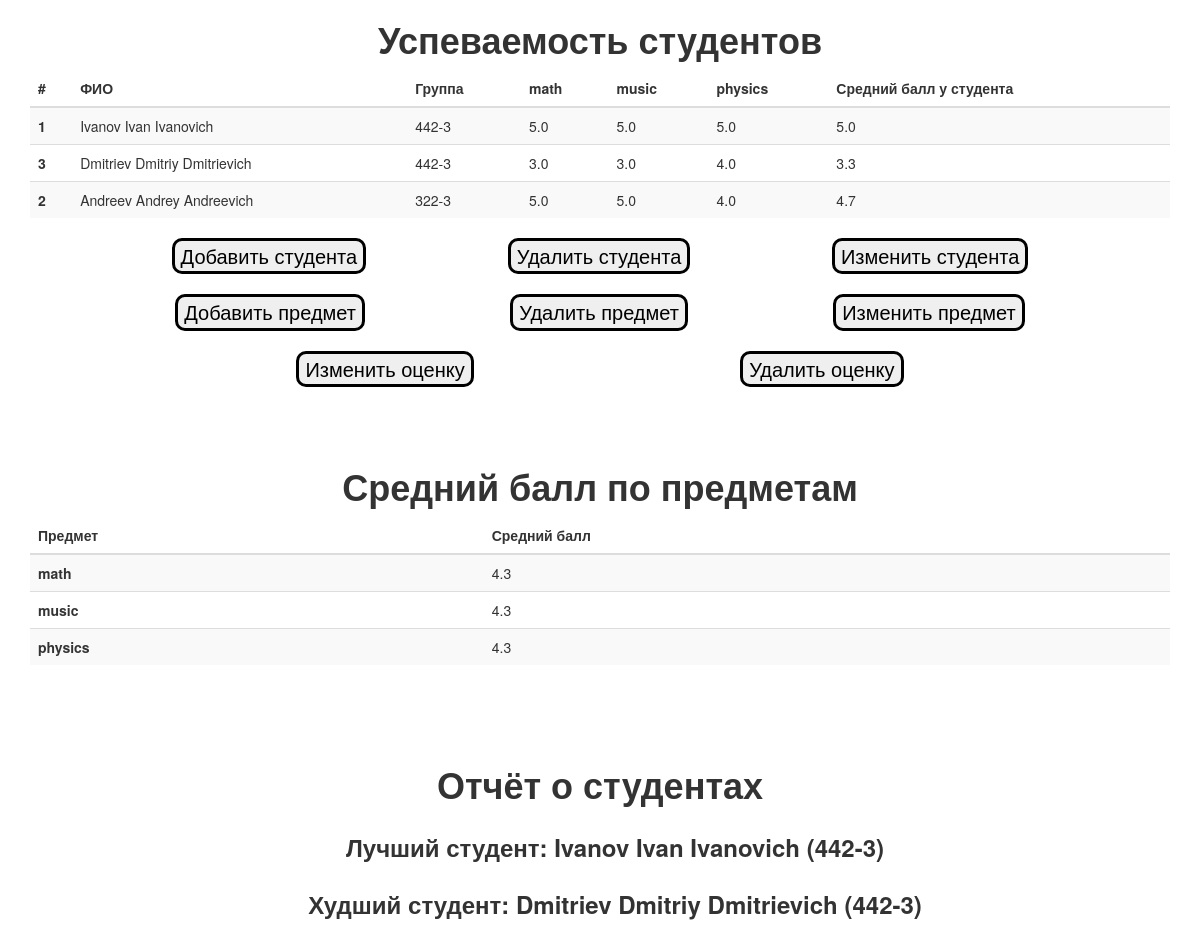
The app's page /, older data.
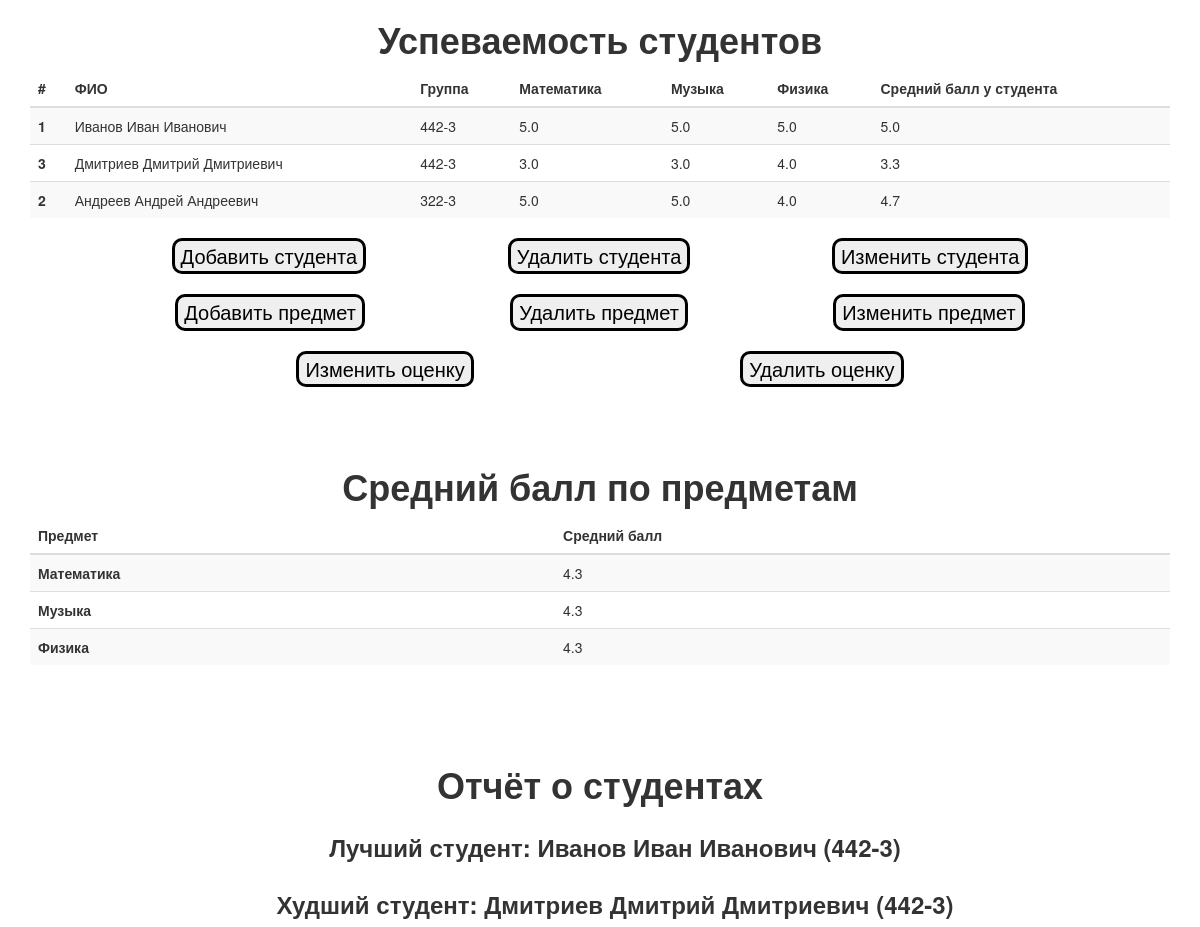
The same page, newer data.
### university/models.py (models this page shows, shortened)
class Subjects(models.Model):
    name = models.CharField(
        max_length=100,
        null=False
    )
    objects = models.Manager()

class Students(models.Model):
    surname = models.CharField(max_length=100, null=False)
    name = models.CharField(max_length=100, null=False)
    patronymic = models.CharField(max_length=100, null=False)
    group = models.CharField(max_length=10, null=False)
    objects = models.Manager()
    @property
    def fio(self):
        return f'{self.surname} {self.name} {self.patronymic}'
    def __str__(self):
        return f'{self.fio} ({self.group})'

### university/views/index_view.py (the view)
# urls.py: path('', IndexView.as_view()),
class IndexView(TemplateView):
    template_name = "index.html"
    def get_context_data(self, **kwargs):
        context = super(IndexView, self).get_context_data(**kwargs)
        scores = Scores.objects.all()
        student_scores = defaultdict(dict)
        subjects = set()
        for score in scores:
            subject_name = score.subject.name
            subjects.add(subject_name)
            student_scores[score.student][subject_name] = score.value
        subjects = sorted(subjects)
        student_statistics = [
            {
                'student': student,
                'scores': [f'{scores[subject]:.1f}' for subject in subjects],
                'average_score': f'{mean([scores[subject] for subject in subjects]):.1f}'
            }
            for student, scores in student_scores.items()
        ]
        average_scores = [
            {
                'subject': subject,
                'average_score': f'{mean([scores[subject] for _, scores in student_scores.items()]):.1f}'
            }
            for subject in subjects
        ]
        best_student = student_statistics[0]['student']
        average_score = float(student_statistics[0]['average_score'])
        for student in student_statistics[1:]:
            if float(student['average_score']) > average_score:
                best_student = student['student']
                average_score = float(student['average_score'])
        worse_student = student_statistics[0]['student']
        average_score = float(student_statistics[0]['average_score'])
        for student in student_statistics[1:]:
            if float(student['average_score']) < average_score:
                worse_student = student['student']
                average_score = float(student['average_score'])
        context.update(
            {
                'subjects': subjects,
                'student_statistics': student_statistics,
                'average_scores': average_scores,
                'best_student': best_student,
                'worse_student': worse_student
            }
        )
        return context

### university/templates/index.html (shortened to what this page needs)
<!DOCTYPE html>
<html>
	<head>
        <link rel="stylesheet" href="https://maxcdn.bootstrapcdn.com/bootstrap/3.3.4/css/bootstrap.min.css">
        <link rel="stylesheet" href="https://maxcdn.bootstrapcdn.com/bootstrap/3.3.4/css/bootstrap-theme.min.css">
	</head>
	<body>
        <div class="container">
            <h1 style="text-align:center; font-weight: bold;">Успеваемость студентов</h1>
            <table class="table table-striped">
                <thead>
                    <tr>
                        <th>#</th>
                        <th>ФИО</th>
                        <th>Группа</th>
                        {% for subject in subjects %}
                            <th>{{subject}}</th>
                        {% endfor %}
                        <th>Средний балл у студента</th>
                    </tr>
                </thead>
                <tbody>
                    {% for statistics in student_statistics %}
                        <tr>
                            <th scope="row">{{statistics.student.id}}</th>
                            <td>{{statistics.student.fio}}</td>
                            <td>{{statistics.student.group}}</td>
                            {% for score in statistics.scores %}
                                <td>{{score}}</td>
                            {% endfor %}
                            <td>{{statistics.average_score}}</td>
                        </tr>
                    {% endfor %}
                </tbody>
            </table>
        </div>
        <div class="container" style="display: flex; justify-content: space-between;">
            <button style="border: 3px solid black; border-radius: 10px; font-size: 20px;">
                <a href="{% url 'add_student' %}" style="color: black; text-decoration: none">Добавить студента</a></button>
            <button style="border: 3px solid black; border-radius: 10px; font-size: 20px;">
                <a href="{% url 'delete_student' %}" style="color: black; text-decoration: none">Удалить студента</a></button>
            <button style="border: 3px solid black; border-radius: 10px; font-size: 20px;">
                <a href="{% url 'edit_student' %}" style="color: black; text-decoration: none">Изменить студента</a></button>
        </div>
        <br>
        <div class="container" style="display: flex; justify-content: space-between;">
            <button style="border: 3px solid black; border-radius: 10px; font-size: 20px;">
                <a href="{% url 'add_subject' %}" style="color: black; text-decoration: none">Добавить предмет</a></button>
            <button style="border: 3px solid black; border-radius: 10px; font-size: 20px;">
                <a href="{% url 'delete_subject' %}" style="color: black; text-decoration: none">Удалить предмет</a></button>
            <button style="border: 3px solid black; border-radius: 10px; font-size: 20px;">
                <a href="{% url 'edit_subject' %}" style="color: black; text-decoration: none">Изменить предмет</a></button>
        </div>
        <br>
        <div class="container" style="display: flex; justify-content: space-between;">
            <button style="border: 3px solid black; border-radius: 10px; font-size: 20px;">
                <a href="{% url 'edit_score' %}" style="color: black; text-decoration: none">Изменить оценку</a></button>
            <button style="border: 3px solid black; border-radius: 10px; font-size: 20px;">
                <a href="{% url 'delete_score' %}" style="color: black; text-decoration: none">Удалить оценку</a></button>
        </div>
        <br>
        <br>
        <br>
        <div class="container">
            <h1 style="text-align:center; font-weight: bold;">Средний балл по предметам</h1>
            <table class="table table-striped">
                <thead>
                <tr>
                    <th>Предмет</th>
                    <th>Средний балл</th>
                </tr>
                </thead>
                <tbody>
                {% for subject in average_scores %}
                <tr>
                    <th scope="row">{{subject.subject}}</th>
                    <td>{{subject.average_score}}</td>
                </tr>
                {% endfor %}
                </tbody>
            </table>
        </div>
        <br>
        <br>
        <br>
        <div class="container">
            <h1 style="text-align:center; font-weight: bold;">Отчёт о студентах</h1>
            <div class="container" style="display: flex; justify-content: center; gap: 20px;">
                <h3 style="text-align:center; font-weight: bold;">Лучший студент: {{best_student}}</h3>
            </div>
            <div class="container" style="display: flex; justify-content: center; gap: 20px;">
                <h3 style="text-align:center; font-weight: bold;">Худший студент: {{worse_student}}</h3>
            </div>
        </div>
	</body>
</html>

Row changes from the older to the newer data that the page shows:
changed Students id 1: student.fio "Ivanov Ivan Ivanovich" → "Иванов Иван Иванович"; surname+name+patronymic "Ivanov Ivan Ivanovich (442-3)" → "Иванов Иван Иванович (442-3)"
changed Students id 3: student.fio "Dmitriev Dmitriy Dmitrievich" → "Дмитриев Дмитрий Дмитриевич"; surname+name+patronymic "Dmitriev Dmitriy Dmitrievich (442-3)" → "Дмитриев Дмитрий Дмитриевич (442-3)"
changed Students id 2: student.fio "Andreev Andrey Andreevich" → "Андреев Андрей Андреевич"
Text that changed along with them:
new list line: "Математика"
new list line: "Музыка"
new list line: "Физика"
new list line: "4.3"
list line gone: "math"
list line gone: "music"
list line gone: "physics"
list line gone: "4.3"
